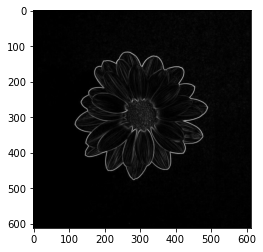

Write Python code to recreate this figure.
import numpy as np
import matplotlib.pyplot as plt

Img=plt.imread('flower.jpg')
vertical_filter=[[-1,-2,-1],[0,0,0],[1,2,1]]
horizontal_filter=[[-1,0,1],[-2,0,2],[-1,0,1]]
edge_Img = np.zeros_like(Img)
n, m, d = Img.shape
for r in range(3, n-2):
    for c in range(3, m-2):
        local_pixels=Img[r-1:r+2, c-1:c+2, 0]
        
        vertical_transformed_pixels = vertical_filter*local_pixels
        vertical_score = vertical_transformed_pixels.sum()/4
        
        horizontal_transformed_pixels = horizontal_filter*local_pixels
        horizontal_score = horizontal_transformed_pixels.sum()/4
        
        edge_score = (vertical_score**2 + horizontal_score**2)**.5
        edge_Img[r,c] = [edge_score]*3
edge_Img = edge_Img/edge_Img.max()

plt.imshow(edge_Img)
